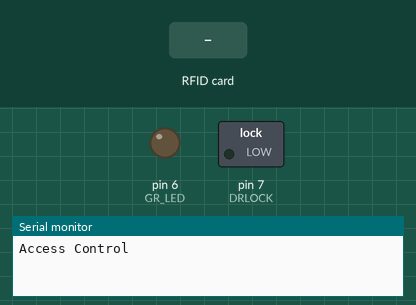
A sketch run on a simulated Arduino Uno, built with avr-gcc and run on an emulated ATmega328P. Shown: switched loads named in the sketch (green lamp = pin HIGH), output pins drawn as LEDs (lit = HIGH), the last lines printed to the serial monitor. The inputs (shaded band) are chosen by the test bench. Pins used as bus, display or sensor lines are not drawn.

Above: at 1.2 s.
1.3 s: RFID card CB 5E FE 19 held to the reader
At 2.4 s:
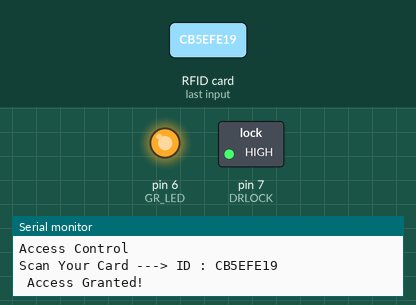
4.3 s: RFID card B4 CC 13 CE held to the reader
At 7.2 s:
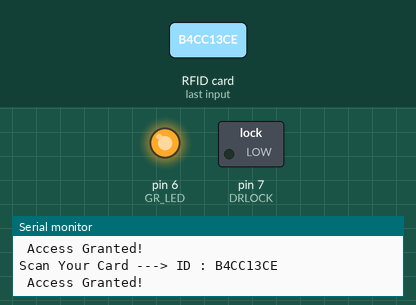
7.3 s: RFID card E4 AD BC FE held to the reader
At 8.5 s:
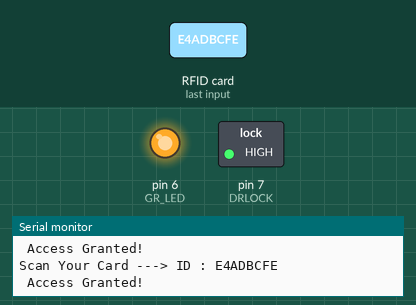
Timing chart, 0 to 11.8 s (numbered marks = the images above; inputs shaded):
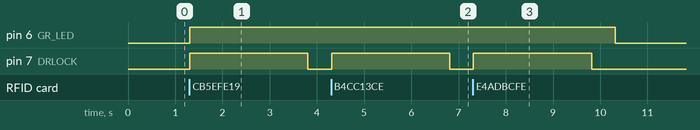

The sketch:

rfid_lock.ino
```cpp
#include <SPI.h>
#include <MFRC522.h>

#define RST_PIN 5

#define SS_PIN 10
#define RD_LED 5
#define GR_LED 6
#define DRLOCK 7

String tagID = "";

// Create instances
MFRC522 mfrc522(SS_PIN, RST_PIN);

void setup()
{
  // Initiating
  SPI.begin(); // SPI bus
  mfrc522.PCD_Init(); // MFRC522
  Serial.begin(9600); // Initializing Serial for communication
  pinMode(RD_LED, OUTPUT); // Setting the Mode for pin RD_LED
  pinMode(GR_LED, OUTPUT);// Setting the Mode for pin GR_LED
  pinMode(DRLOCK, OUTPUT);// Setting the Mode for pin DR_LOCK
  digitalWrite(DRLOCK, LOW);
  Serial.print("\nAccess Control");
}

void loop()
{
  //Wait until new tag is available
  while (getID())
  {
    Serial.print("\nScan Your Card --->");
    Serial.print(" ID : ");
    Serial.print(tagID);
    if (tagID == "CB5EFE19" || tagID == "B4CC13CE" || tagID == "E4ADBCFE" ||
        tagID == "541E1DFF" || tagID == "4569CE" || tagID == "947FDCCE")
      // Allowed UID-TAG, You can add whoever u want by knowing his id tag
    {
      digitalWrite(GR_LED, HIGH);
      digitalWrite(RD_LED, LOW);
      Serial.print("\n Access Granted!");
      opendoor();
      // You can write any code here like opening doors, switching on a relay, lighting up an LED, or anything else you can think of.
    }
    else
    {
      digitalWrite(GR_LED, LOW);
      digitalWrite(RD_LED, HIGH);
      Serial.print("\nAccess Denied!");
    }
    delay(500);
    digitalWrite(GR_LED, LOW);
    digitalWrite(RD_LED, LOW);
  }
}

//Read new tag if available
boolean getID()
{
  // Getting ready for Reading PICCs
  if ( ! mfrc522.PICC_IsNewCardPresent()) { //If a new PICC placed to RFID reader continue
    return false;
  }
  if ( ! mfrc522.PICC_ReadCardSerial()) { //Since a PICC placed get Serial and continue
    return false;
  }
  tagID = "";
  for ( uint8_t i = 0; i < 4; i++) { // The MIFARE PICCs that we use have 4 byte UID
    //readCard[i] = mfrc522.uid.uidByte[i];
    tagID.concat(String(mfrc522.uid.uidByte[i], HEX)); // Adds the 4 bytes in a single String variable
  }
  tagID.toUpperCase();
  mfrc522.PICC_HaltA(); // Stop reading
  return true;
}

void opendoor()
{
  digitalWrite(DRLOCK, HIGH);
  delay(2500);
  digitalWrite(DRLOCK, LOW);
}
```

Measured:
- after the input at 1.3 s, pin 6 (GR_LED): LOW → HIGH at once; pin 7 (DRLOCK): LOW → HIGH at once, → LOW 2.5 s later
- after the input at 4.3 s, pin 6 (GR_LED): stays HIGH (without the input it goes to LOW after 0.01 s); pin 7 (DRLOCK): LOW → HIGH at once, → LOW 2.5 s later
- after the input at 7.3 s, pin 6 (GR_LED): HIGH → LOW after 3.0 s instead of 0.01 s; pin 7 (DRLOCK): LOW → HIGH at once, → LOW 2.5 s later
